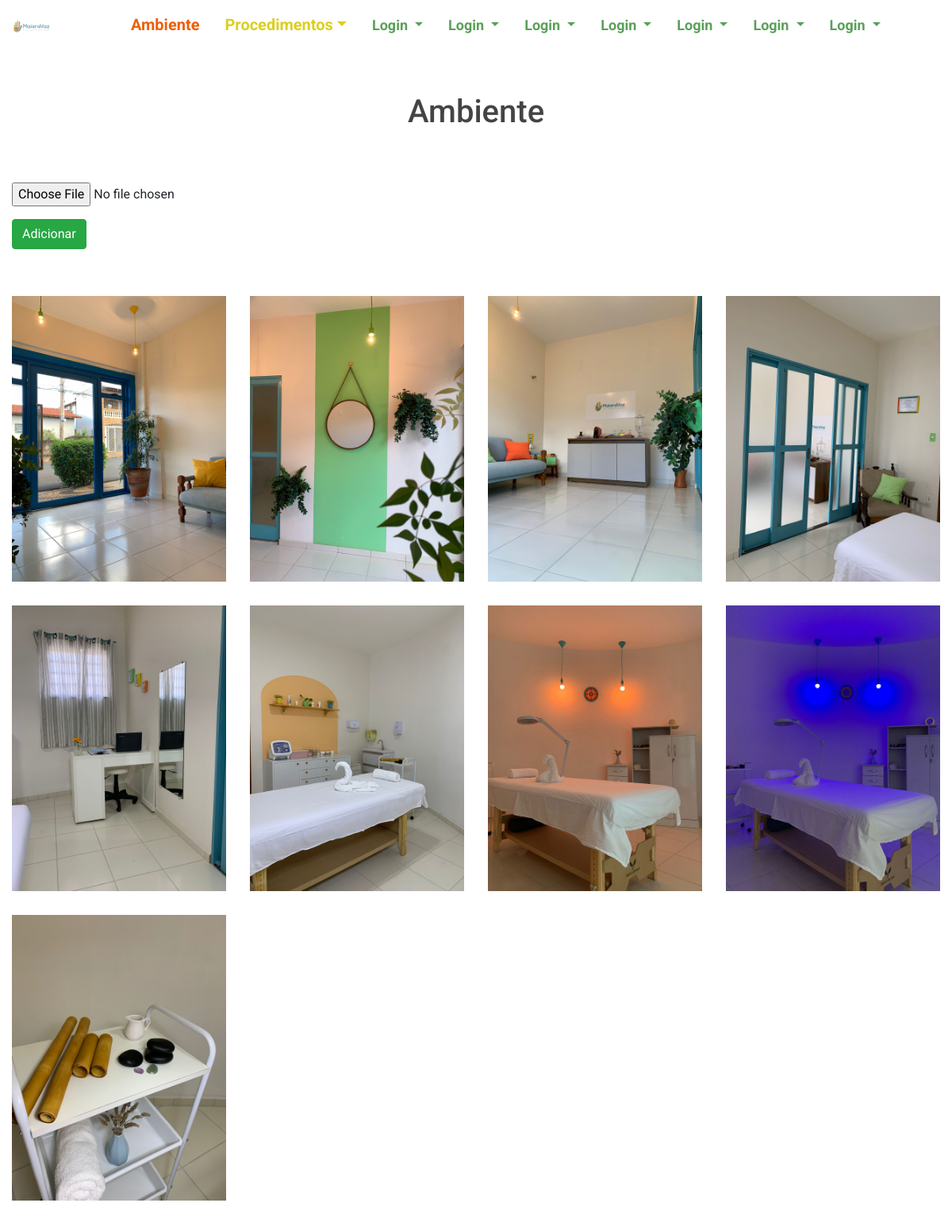
/view/ambiente.php (signed in), run on the app's committed database.
### tables this page shows
CREATE TABLE `usuarios` (
  `id_usuario` int(10) NOT NULL,
  `nome_usuario` varchar(50) NOT NULL,
  `email` varchar(50) NOT NULL,
  `senha` varchar(50) NOT NULL
);

CREATE TABLE `ambiente` (
  `id_amb` int(10) NOT NULL,
  `img_amb` text NOT NULL
);

### view/ambiente.php (the view, shortened to what this page needs)
<!DOCTYPE html>
<html lang="pt-br">
<head>
    <link rel="stylesheet" href="https://stackpath.bootstrapcdn.com/bootstrap/4.4.1/css/bootstrap.min.css">
    <link rel="stylesheet" href="../css/index.css">
    <link rel="stylesheet" href="../css/ambiente.css">
    </head>
    <body>
  <?php
include "menu.php";
  ?>
     <div id="services-area">
      <div class="container-fluid">
        <div class="row">
          <div class="col-12">
            <h1 class="main-title-ambiente" style="margin-top: 10%;">Ambiente</h1>
            <div style="justify-content: left; margin-bottom: 5%;">
            <form action="../sub-rotinas/cadastrarAmbiente.php" method="POST" enctype="multipart/form-data">
            <div class="form-group">
            <input id="file" type="file" class="form-control-file" name="arquivo2" >
            </div>
            <div class="form-group">
            <input type="submit" value="Adicionar" class="btn btn-success">
            </div>
            </form>
         </div>
          </div>
          <?php
$sql = "SELECT id_amb, img_amb from ambiente ORDER BY id_amb desc  ";
  $result = mysqli_query($conexao, $sql);
while($rows=mysqli_fetch_assoc($result)):
?>
          <div class="col-md-3 project-box dev">
 <img src=" <?php echo $rows["img_amb"]; ?>" class="img-fluid" alt="" srcset="">
 </div>
<?php
endwhile;
?>
  </body>
</html>

### view/menu.php (shortened to what this page needs)
<?php
$c = new conexao();
$conexao = $c->conectar();
?>
<link rel="stylesheet" href="../index.css">
  <header>
    <div class="container" id="nav-container" >
        <nav class="navbar navbar-expand-lg fixed-top navbar-light">
            <a id="logo" href="../index.php" class="navbar-brand">
                <img id="logo" src="../img/maiara_estetica/logo2.png" alt="not found">
            </a>
            <div class="collapse navbar-collapse justify-content-end" style="float: left;"id="navbar-links" style="margin-right: 5%;">
                    <a class="nav-item nav-link"   id="about-menu" style="color: rgb(238, 94, 10);" href="ambiente.php" >Ambiente</a>
                    <div class="dropdown">
                    <a class="nav-item nav-link dropdown-toggle"  data-toggle="dropdown"  id="services-menu"  style="color: rgb(219, 207, 32)" href="#">Procedimentos</a>
                    </div>
                   <?php
                    if(isset($_SESSION['usuario'])){
                        $sessao = $_SESSION['usuario'];
                        $sql = "SELECT id_usuario,  email FROM usuarios where email ='$sessao'";
                        $result = mysqli_query($conexao, $sql);
                        while($rows =mysqli_fetch_assoc($result)):
                          if($rows["email"] == $sessao):
                        ?>
                  <div class="dropdown">
                  <a class="nav-item nav-link dropdown-toggle "  data-toggle="dropdown"  style="font-size: 18px; color: rgb(90, 160, 90)" href="login.html">Login </a>
              </div>
              <?php
                endif;
              endwhile;
              } else {
              ?>
                <a class="nav-item nav-link"  style="font-size: 18px; color: rgb(90, 160, 90)" href="../login.php">Login </a>
              <?php
              }
              ?>
            </div>
        </nav>
        </div>
    </header>

### css/index.css (style rules this page uses)
body { font-family: 'Roboto', sans-serif; }
.row { margin: 0; }
.container { padding: 70px; padding-bottom: 2%; }
header, .navbar { background-color: #fff; }
header , #navbar-links > .navbar-nav > a { font-size: 20px; color: #65DAF9; font-weight: bold; }
header , #navbar-links > .navbar-nav > #about-menu { color: rgb(224, 80, 27); font-weight: bold; }
#nav-container { padding-top: 0; padding-bottom: 0; }
#logo { width: 40%; }
.navbar-collapse { margin-right: 5%; }
.navbar-brand { padding: 0; color: #FFF; }
.container-fluid { padding: 0; }
.main-title-ambiente { color: #444; margin: 0 0 65px 0; font-size: 40px; text-align: center; }
.project-box { margin-bottom: 30px; }

### css/ambiente.css (style rules this page uses)
#excluir, #file { margin-top: 5%; }

### data on the page
usuarios: shows "Login"
usuarios: shows "Login"
usuarios: shows "Login"
usuarios: shows "Login"
usuarios: shows "Login"
usuarios: shows "Login"
usuarios: shows "Login"
ambiente: img_amb (picture)
ambiente: img_amb (picture)
ambiente: img_amb (picture)
ambiente: img_amb (picture)
ambiente: img_amb (picture)
ambiente: img_amb (picture)
ambiente: img_amb (picture)
ambiente: img_amb (picture)
ambiente: img_amb (picture)
